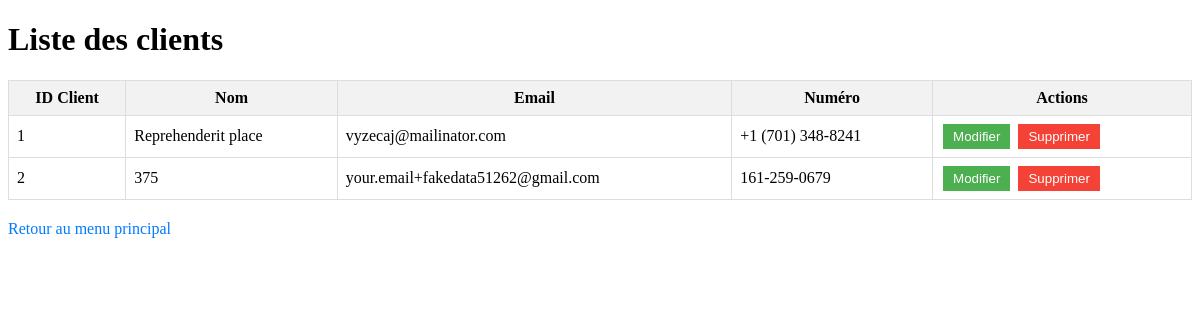
Page /CLIENT/listeclient.php on the committed database.
### tables this page shows
CREATE TABLE `clients` (
  `IDclients` int(11) NOT NULL,
  `nomclient` varchar(100) NOT NULL,
  `emailclient` varchar(150) DEFAULT NULL,
  `numeroclient` varchar(20) DEFAULT NULL,
  `IDutilisateur` int(11) DEFAULT NULL
);

### CLIENT/listeclient.php (the view, shortened to what this page needs)
   <?php
include '../connexionbd.php';
$req = $bdd->prepare("SELECT * FROM clients");
$req->execute();
$clients = $req->fetchAll();
?>
<!DOCTYPE html>
<html lang="fr">
<head>
</head>
<body>
    <h1>Liste des clients</h1>
    <table>
        <thead>
            <tr>
                <th>ID Client</th>
                <th>Nom</th>
                <th>Email</th>
                <th>Numéro</th>
                <th>Actions</th>
            </tr>
        </thead>
        <tbody>
            <?php foreach ($clients as $client): ?>
            <tr>
                <td><?php echo htmlspecialchars($client['IDclients']); ?></td>
                <td><?php echo htmlspecialchars($client['nomclient']); ?></td>
                <td><?php echo htmlspecialchars($client['emailclient']); ?></td>
                <td><?php echo htmlspecialchars($client['numeroclient']); ?></td>
                <td class="action-buttons">
<form action="modifier_client.php" method="get" style="display: inline;">
    <button type="submit" class="edit-btn">Modifier</button>
</form>
<form action="supprimer_client.php" method="post" style="display: inline;" onsubmit="return confirm('Êtes-vous sûr de vouloir supprimer ce client ?');">
    <button type="submit" class="delete-btn">Supprimer</button>
</form>
            <?php endforeach; ?>
        </tbody>
    </table>
    <a href="accueil.php" class="back-link">Retour au menu principal</a>

### CLIENT/listeclient.php (style rules this page uses)
table { width: 100%; border-collapse: collapse; }
th, td { border: 1px solid #ddd; padding: 8px; }
th { background-color: #f2f2f2; }
.action-buttons form { display: inline; }
.edit-btn, .delete-btn { padding: 5px 10px; margin: 0 2px; border: none; cursor: pointer; }
.edit-btn { background-color: #4CAF50; color: white; }
.delete-btn { background-color: #f44336; color: white; }
.back-link { display: inline-block; margin-top: 20px; text-decoration: none; color: #007BFF; }

### rows in the picture
clients: IDclients "1", nomclient "Reprehenderit place", emailclient "vyzecaj@mailinator.com", numeroclient "+1 (701) 348-8241"
clients: IDclients "2", nomclient "375", emailclient "your.email+fakedata51262@gmail.com", numeroclient "161-259-0679"
